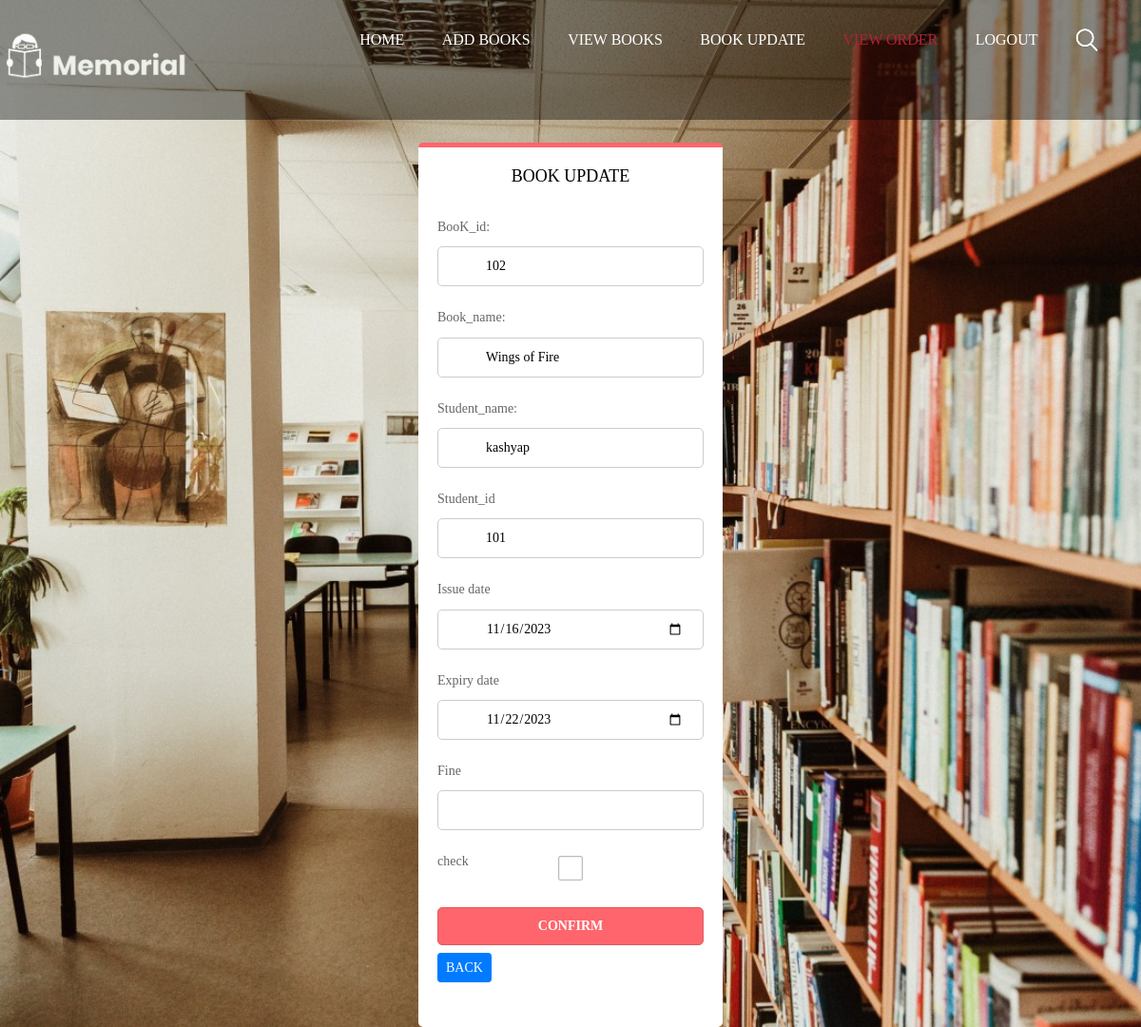
Page /oderconfirm/2/102 on the committed database.
### library/models.py (models this page shows, shortened)
class Student_Book(models.Model):
    user=models.ForeignKey(to=User,on_delete=models.CASCADE)
    stud_name=models.CharField(null=True,blank=True,max_length=230)
    book_name=models.CharField(null=True,blank=True,max_length=230)
    book_id=models.IntegerField(null=False,blank=False,default=0)
    author_name=models.CharField(max_length=100,null=True,blank=True)
    issue_date=models.DateField(auto_now=True)
    expiry_date=models.DateField(auto_now=True)
    fine=models.IntegerField(null=False,blank=False,default=0)
    confirm=models.BooleanField(null=False,blank=False,default=0)

### library/views.py (the view)
# urls.py: path('oderconfirm/<int:id>/<book_id>',views.adm_confirmation,name="adminconfirmation"),
def adm_confirmation(request,id,book_id):
    if request.method =='POST':
        obj=Student_Book.objects.get(pk=id)
        if obj != None:
            i_date=request.POST['issue_date']
            e_date=request.POST['expiry_date']
            fine=request.POST['fine']
            confirm=request.POST['confirm']
            Student_Book.objects.filter(pk=id).update(issue_date=i_date,expiry_date=e_date,fine=fine,confirm=confirm)
            Add_Book.objects.filter(Book_id=book_id).update(Quantity=F('Quantity') - 1)
            obj=Add_Book.objects.get(Book_id=book_id)
            a=int(obj.Quantity)
            if  a <= 0 :
                  Add_Book.objects.filter(Book_id=book_id).update(Quantity="out of stock")
            return redirect(adm_view_order)
    else:
        obj=Student_Book.objects.get(pk=id)
        return render(request,"adm_order_confirmation.html",{'data': obj})

### library/templates/adm_order_confirmation.html (shortened to what this page needs)
{% load static %}
<!DOCTYPE html>
<html lang="en">
   <head>
      <link rel="stylesheet" href="{% static 'css/bootstrap.min.css' %}">
      <link rel="stylesheet" href="{% static 'css/style.css' %}">
      <link rel="stylesheet" href="{% static 'css/responsive.css' %}">
      <link rel="stylesheet" href="{% static 'css/jquery.mCustomScrollbar.min.css' %}">
      <link href="{% static 'css/login.css' %}" rel='stylesheet' type='text/css'>
</head>
<body class="main-layout home_page" style="background-image: url('/static/images/librarybackground.jpg');height: 100%;width: 100%;">
  <header>
    <div class="header">
        <div class="container">
           <div class="row">
              <div class="col-xl-3 col-lg-3 col-md-3 col-sm-3 col logo_section">
                 <div class="full">
                    <div class="center-desk">
                       <div class="logo"> <a href="index.html"><img src="{% static 'images/logo.png' %}" alt="#" style="margin: -60px;padding-left: 20px;"></a> </div>
                    </div>
                 </div>
              </div>
              <div class="col-xl-9 col-lg-9 col-md-9 col-sm-9">
                 <div class="menu-area">
                    <div class="limit-box">
                       <nav class="main-menu">
                          <ul class="menu-area-main">
                             <li> <a href=" ">Home</a> </li>
                             <li > <a href="/add_book">ADD BOOKS</a> </li>
                             <li ><a href="/view_book">VIEW BOOKS</a></li>
                             <li ><a href="/bsearch">BOOK UPDATE</a></li>
                             <li class="active"><a href="/admorderview">VIEW ORDER</a></li>
                             <li><a href="/logout">LOGOUT</a></li>
                             <li class="mean-last"> <a href="#"><img src="{% static 'images/search_icon.png' %}" alt="#" /></a></li>
                          </ul>
                       </nav>
                    </div>
                 </div>
              </div>
           </div>
        </div>
     </div>
  </header>
  <div class="login-block">
    <form action="" method="post" class="form-group">
     <h1>Book update</h1>
     <label>BooK_id:</label>
     <input type="number" value="{{data.book_id}}"    name="book_id"required>
     <label>Book_name:</label>
     <input type="text" value="{{data.book_name}}"  name="book_name" required>
     <label>Student_name:</label>
     <input type="text" value="{{data.stud_name}}" name="author_name"required>
     <label>Student_id</label>
     <input type="number" value="{{data.user_id}}"  name= "Book_quantity"required>
     <label>Issue date</label>
     <input type="date" value="{{data.issue_date|date:'Y-m-d'}}"  name= "issue_date" required>
     <label>Expiry date</label>
     <input type="date" value="{{data.expiry_date|date:'Y-m-d'}}"  name= "expiry_date" required>
     <label>Fine</label>
     <input type="number" value=""  name= "fine" required>
     <label>check</label>
     <input type="checkbox" value="True"  name= "confirm" required>
     <button class="btn btn-success" type="submit" >Confirm</button> <br><br>
     <a class="btn btn-primary btn-sm" href="/admorderview">BACK</a>
    </form>
 </div>
</body>
</html>

### library/static/css/style.css (style rules this page uses)
* { box-sizing: border-box !important; }
body { color: #666666; font-size: 14px; font-family: 'poppins', sans-serif; line-height: 1.80857; font-weight: normal; overflow-x: hidden; }
a { color: #1f1f1f; text-decoration: none !important; outline: none !important; -webkit-transition: all .3s ease-in-out; -moz-transition: all .3s ease-in-out; -ms-transition: all .3s ease-in-out; -o-transition: all .3s ease-in-out; transition: all .3s ease-in-out; }
h1, h2, h3, h4, h5, h6 { letter-spacing: 0; font-weight: normal; position: relative; padding: 0 0 10px 0; font-weight: normal; line-height: normal; color: #111111; margin: 0 }
h1 { font-size: 24px }
*, *::after, *::before { -webkit-box-sizing: border-box; -moz-box-sizing: border-box; box-sizing: border-box; }
ul, li, ol { margin: 0px; padding: 0px; list-style: none; }
a { color: #222222; text-decoration: none; outline: none !important; }
a, .btn { text-decoration: none !important; outline: none !important; -webkit-transition: all .3s ease-in-out; -moz-transition: all .3s ease-in-out; -ms-transition: all .3s ease-in-out; -o-transition: all .3s ease-in-out; transition: all .3s ease-in-out; }
img { max-width: 100%; height: auto; }
button { border: 0; margin: 0; padding: 0; cursor: pointer; }
.full { float: left; width: 100%; }
.full { width: 100%; float: left; margin: 0; padding: 0; }
.header { padding: 15px 0px; position: absolute; z-index: 999; width: 100%; left: 0; top: 0; background-color: #111; }
.home_page .header { background: rgba(0,0,0,0.4); }
.logo { float: left; }
nav.main-menu { float: right; margin-left: 0; }
.menu-area-main li.active a { color: #b32137; }
.main-menu { text-align: center; }
.main-menu ul { margin: 0; list-style-type: none; }
.main-menu ul>li { display: inline-block; position: relative; }
.main-menu ul > li a { padding: 15px 18px; line-height: 20px; font-size: 16px; display: block; font-weight: 500; color: #fff; text-transform: uppercase; }
.main-menu ul li:last-child a { padding-right: 0; }
.main-menu ul li:first-child { margin-left: 0; }
.main-menu ul>li { position: inherit; display: inline-block; vertical-align: middle; }

### library/static/css/login.css (style rules this page uses)
body { background: url('http://i.imgur.com/Eor57Ae.jpg') no-repeat fixed center center; background-size: cover; font-family: Montserrat; }
.logo { width: 213px; height: 36px; background: url('http://i.imgur.com/fd8Lcso.png') no-repeat; margin: 30px auto; }
.login-block { width: 320px; padding: 20px; background: #fff; border-radius: 5px; border-top: 5px solid #ff656c; margin:auto; }
.login-block h1 { text-align: center; color: #000; font-size: 18px; text-transform: uppercase; margin-top: 0; margin-bottom: 20px; }
.login-block input { width: 100%; height: 42px; box-sizing: border-box; border-radius: 5px; border: 1px solid #ccc; margin-bottom: 20px; font-size: 14px; font-family: Montserrat; padding: 0 20px 0 50px; outline: none; }
.login-block button { width: 100%; height: 40px; background: #ff656c; box-sizing: border-box; border-radius: 5px; border: 1px solid #e15960; color: #fff; font-weight: bold; text-transform: uppercase; font-size: 14px; font-family: Montserrat; outline: none; cursor: pointer; }

### library/templates/adm_order_confirmation.html (style rules this page uses)
.login-block { margin-top: 150px; }
input[type="checkbox"] { transform: scale(0.6); margin-right:5px; margin-top: -35px; vertical-align: middle; }
.btn-sm { margin-top:-30px; margin-left: 0px; }

### rows in the picture
Student_Book: book_id "102", book_name "Wings of Fire", author_name "kashyap", Book_quantity "101", issue_date "11/16/2023", expiry_date "11/22/2023"
